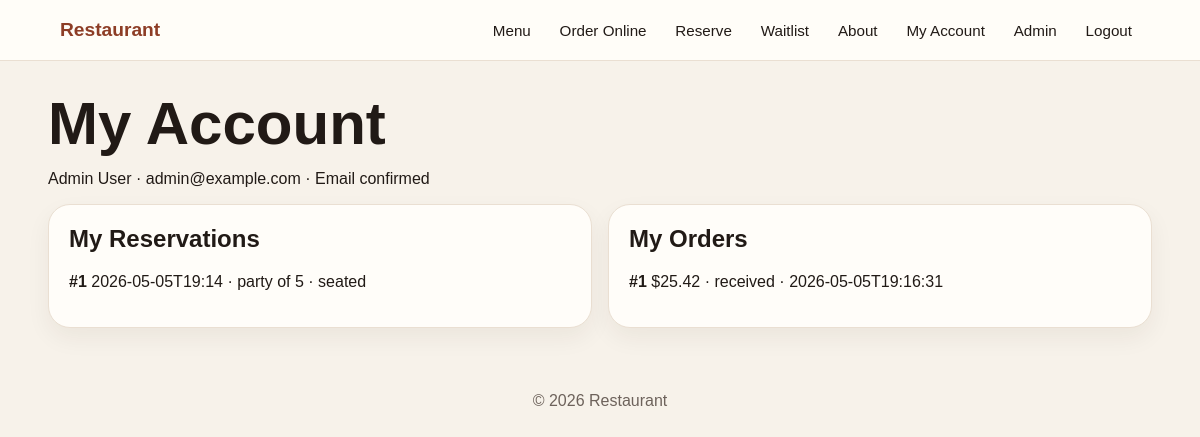
/account (signed in), run on the app's committed database.
### tables this page shows
CREATE TABLE users (
        id INTEGER PRIMARY KEY AUTOINCREMENT,
        name TEXT NOT NULL,
        email TEXT NOT NULL UNIQUE,
        password_hash TEXT NOT NULL,
        role TEXT NOT NULL DEFAULT 'customer',
        email_confirmed INTEGER NOT NULL DEFAULT 0,
        confirmation_token TEXT,
        created_at TEXT NOT NULL
    );

CREATE TABLE reservations (
        id INTEGER PRIMARY KEY AUTOINCREMENT,
        user_id INTEGER,
        customer_name TEXT NOT NULL,
        email TEXT NOT NULL,
        phone TEXT NOT NULL,
        party_size INTEGER NOT NULL CHECK(party_size > 0),
        reservation_time TEXT NOT NULL,
        status TEXT NOT NULL DEFAULT 'booked',
        table_id INTEGER,
        confirmation_sent INTEGER NOT NULL DEFAULT 0,
        created_at TEXT NOT NULL,
        FOREIGN KEY(user_id) REFERENCES users(id),
        FOREIGN KEY(table_id) REFERENCES dining_tables(id)
    );

CREATE TABLE orders (
        id INTEGER PRIMARY KEY AUTOINCREMENT,
        user_id INTEGER,
        customer_name TEXT NOT NULL,
        email TEXT NOT NULL,
        phone TEXT NOT NULL,
        order_type TEXT NOT NULL DEFAULT 'pickup',
        status TEXT NOT NULL DEFAULT 'received',
        subtotal REAL NOT NULL,
        tax REAL NOT NULL,
        total REAL NOT NULL,
        confirmation_sent INTEGER NOT NULL DEFAULT 0,
        created_at TEXT NOT NULL,
        FOREIGN KEY(user_id) REFERENCES users(id)
    );

### app.py (the view)
@app.route("/account")
@login_required
def my_account():
    user = current_user()
    reservations = query_all("SELECT * FROM reservations WHERE user_id=? ORDER BY created_at DESC", (user["id"],))
    orders = query_all("SELECT * FROM orders WHERE user_id=? ORDER BY created_at DESC", (user["id"],))
    return render_template("account.html", user=user, reservations=reservations, orders=orders)

### app.py (called while the page is built, shortened)
def get_db() -> sqlite3.Connection:
    if "db" not in g:
        DATABASE.parent.mkdir(exist_ok=True)
        g.db = sqlite3.connect(DATABASE)
        g.db.row_factory = sqlite3.Row
        g.db.execute("PRAGMA foreign_keys = ON")
    return g.db

def query_one(sql: str, args: tuple = ()) -> Optional[sqlite3.Row]:
    return get_db().execute(sql, args).fetchone()

def query_all(sql: str, args: tuple = ()) -> list[sqlite3.Row]:
    return get_db().execute(sql, args).fetchall()

def seed_data():
    db = get_db()
    now = datetime.now().isoformat(timespec="seconds")
    if not query_one("SELECT id FROM users WHERE email = ?", (ADMIN_EMAIL,)):
        db.execute(
            "INSERT INTO users (name, email, password_hash, role, email_confirmed, created_at) VALUES (?, ?, ?, 'admin', 1, ?)",
            ("Admin User", ADMIN_EMAIL, generate_password_hash(ADMIN_PASSWORD), now),
        )
    if query_one("SELECT COUNT(*) AS c FROM dining_tables")["c"] == 0:
        tables = [("T1", 2), ("T2", 2), ("T3", 4), ("T4", 4), ("T5", 6), ("T6", 8)]
        db.executemany("INSERT INTO dining_tables (label, capacity) VALUES (?, ?)", tables)
    db.commit()

def current_user():
    user_id = session.get("user_id")
    if not user_id:
        return None
    return query_one("SELECT * FROM users WHERE id = ?", (user_id,))

@app.context_processor
def inject_globals():
    return {"current_user": current_user(), "year": datetime.now().year}

def login_required(view):
    @wraps(view)
    def wrapped(*args, **kwargs):
        if not current_user():
            flash("Please log in first.", "warning")
            return redirect(url_for("login", next=request.path))
        return view(*args, **kwargs)
    return wrapped

@app.before_request
def ensure_db_ready():
    init_db(reset=False)

### templates/account.html (shortened to what this page needs)
{% extends 'base.html' %}
{% block content %}
<div class="page-head"><h1>My Account</h1><p>{{ user.name }} · {{ user.email }} · {% if user.email_confirmed %}Email confirmed{% else %}Email not confirmed{% endif %}</p></div>
<div class="grid two">
  <section class="card"><h2>My Reservations</h2>
  {% for r in reservations %}<p><strong>#{{ r.id }}</strong> {{ r.reservation_time }} · party of {{ r.party_size }} · {{ r.status }}</p>{% else %}<p>No reservations yet.</p>{% endfor %}
  </section>
  <section class="card"><h2>My Orders</h2>
  {% for o in orders %}<p><strong>#{{ o.id }}</strong> ${{ '%.2f'|format(o.total) }} · {{ o.status }} · {{ o.created_at }}</p>{% else %}<p>No orders yet.</p>{% endfor %}
  </section>
</div>
{% endblock %}

### static/css/style.css (style rules this page uses)
:root { --bg:#f7f2ea; --panel:#fffdf9; --text:#211a16; --muted:#6d625b; --line:#eadfd2; --accent:#8d3d26; --accent2:#254a35; --danger:#b42318; }
* { box-sizing: border-box; }
body { margin:0; font-family: Arial, Helvetica, sans-serif; background:var(--bg); color:var(--text); }
h1 { font-size:clamp(2rem, 5vw, 4rem); line-height:1.02; margin:.3rem 0 1rem; }
h2 { margin-top:0; }
.card, .form-card, .stats-card { background:var(--panel); border:1px solid var(--line); border-radius:22px; padding:1.25rem; box-shadow:0 10px 24px rgba(50,30,10,.06); }
.grid { display:grid; gap:1rem; margin-top:1rem; }
.grid.two { grid-template-columns:repeat(2, minmax(0,1fr)); }

### data on the page
users: name "Admin User", email "admin@example.com"
reservations: id "1", reservation_time "2026-05-05T19:14", party_size "5", status "seated"
orders: id "1", total "25.42", status "received", created_at "2026-05-05T19:16:31"
